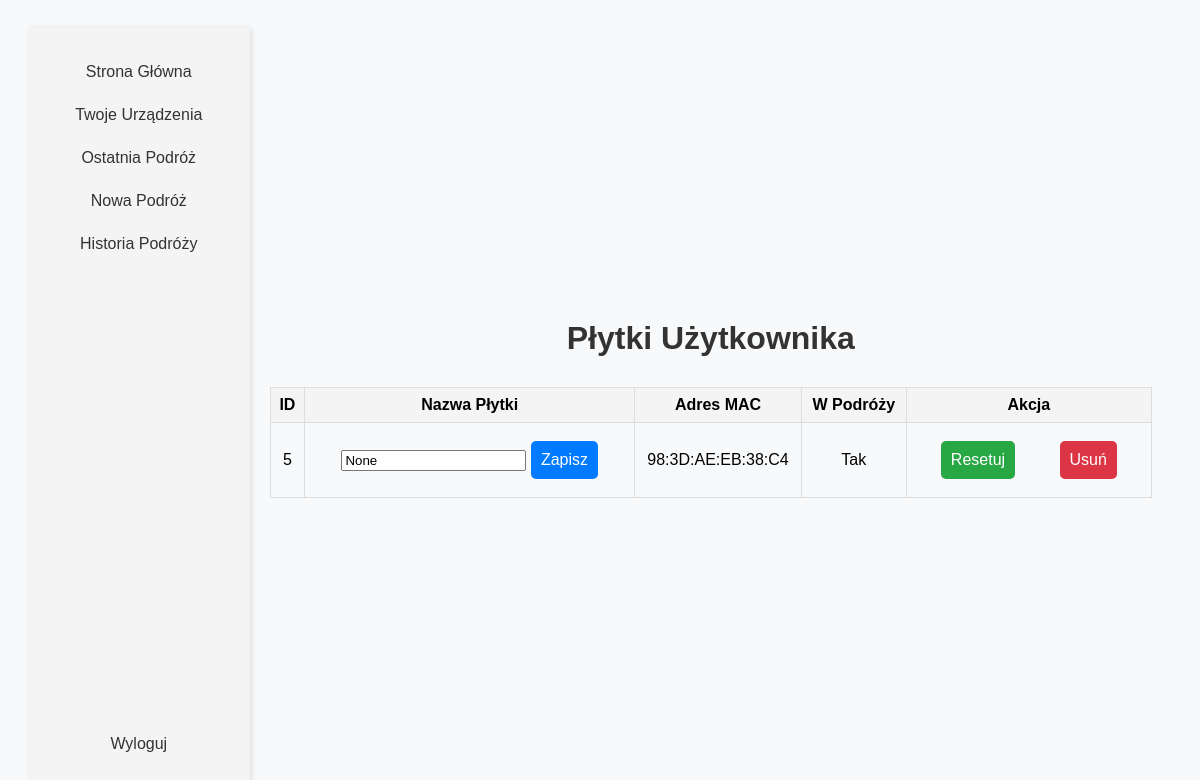
The app's page /test123/boards (signed in), older data.
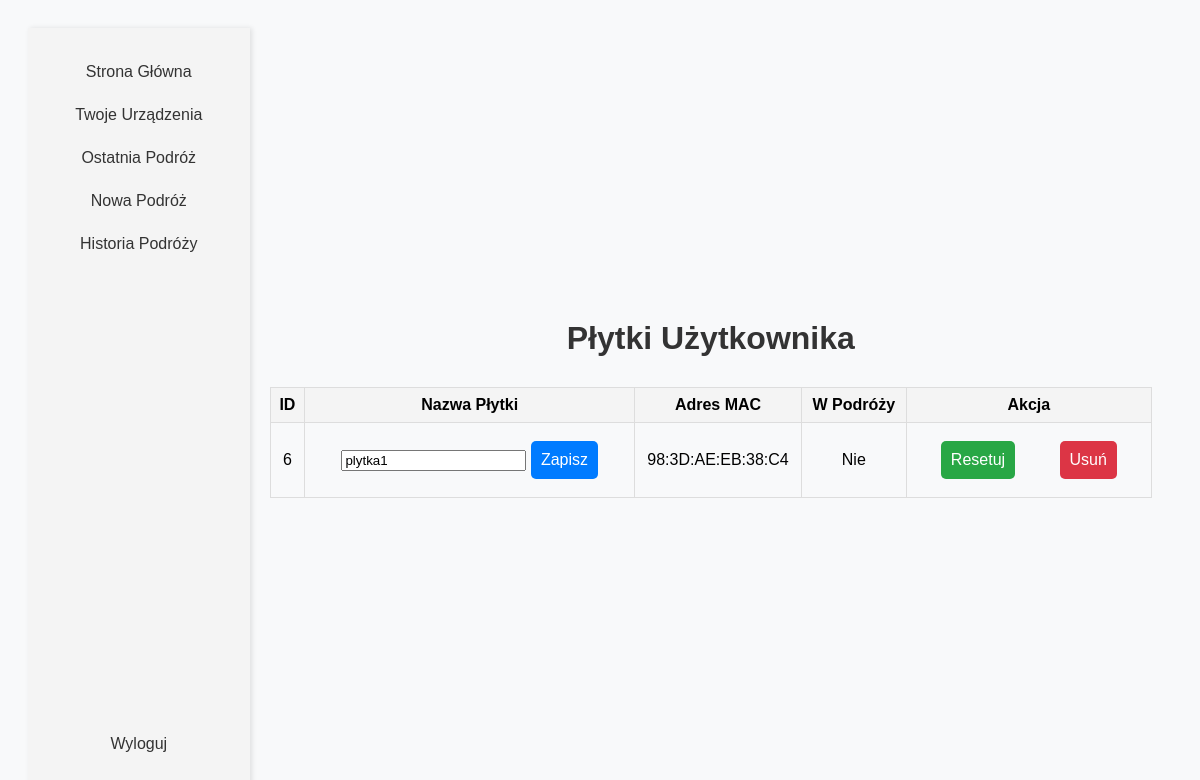
The same page, newer data.
### tables this page shows
CREATE TABLE user_boards (
                    id INTEGER PRIMARY KEY AUTOINCREMENT,
                    user_id INTEGER NOT NULL,
                    mac_address TEXT NOT NULL,
                    board_name TEXT,
                    is_in_use INTEGER DEFAULT 0 NOT NULL,
                    FOREIGN KEY (user_id) REFERENCES users (id));

### routes/boards.py (the view, shortened to what this page needs)
@bp.route('/<username>/boards', methods=['GET', 'POST'])
def boards(username):
    if 'username' not in session or session['username'] != username:
        return redirect(url_for('home.home'))
    if request.method == 'POST':
        if 'reset' in request.form:
            board_id = request.form.get('board_id')
            if board_id:
                toggle_board_usage(board_id, 0)
            return redirect(url_for('boards.boards', username=username))
    boards = get_user_boards(username)
    return render_template('boards.html', boards=boards, username=username)

### routes/boards.py (called while the page is built)
def get_user_boards(username):
    conn = sqlite3.connect('Users.db')
    conn.row_factory = sqlite3.Row
    c = conn.cursor()
    c.execute('''SELECT user_boards.id, user_boards.mac_address, user_boards.board_name, user_boards.is_in_use
                 FROM user_boards
                 INNER JOIN users ON user_boards.user_id = users.id
                 WHERE users.username = ?
                 ORDER BY user_boards.id ASC''', (username,))
    boards = c.fetchall()
    conn.close()
    return boards

### templates/boards.html (shortened to what this page needs)
<!DOCTYPE html>
<html lang="pl">
<head>
</head>
<body>
    {% if username %}
        <div class="sidebar">
            <div>
                <a href="{{ url_for('home.home') }}">Strona Główna</a>
                <a href="{{ url_for('boards.boards', username=username) }}">Twoje Urządzenia</a>
                <a href="{{ url_for('current_journey.current_journey')}}">Ostatnia Podróż</a>
                <a href="{{ url_for('new_journey.new_journey') }}">Nowa Podróż</a>
                <a href="{{ url_for('journey_history.journey_history') }}">Historia Podróży</a>
            </div>
        <a href="{{ url_for('login.logout') }}">Wyloguj</a>
        </div>
        <div class="content">
            <h1>Płytki Użytkownika</h1>
            <table>
                <thead>
                    <tr>
                        <th>ID</th>
                        <th>Nazwa Płytki</th>
                        <th>Adres MAC</th>
                        <th>W Podróży</th>
                        <th>Akcja</th>
                    </tr>
                </thead>
                <tbody>
                    {% for board in boards %}
                    <tr>
                        <td>{{ board.id }}</td>
                        <td>
                            <form method="post" action="{{ url_for('boards.boards', username=username) }}">
                                <input type="text" name="new_name" value="{{ board.board_name }}">
                                <button type="submit">Zapisz</button>
                            </form>
                        </td>
                        <td>{{ board.mac_address }}</td>
                        <td>
                            {{ 'Tak' if board.is_in_use else 'Nie' }}
                        </td>
                        <td>
                            <form method="post" action="{{ url_for('boards.boards', username=username) }}">
                                <button type="submit" name="reset" class="reset">Resetuj</button>
                            </form>
                            <form method="post" action="{{ url_for('boards.boards', username=username) }}">
                                <button type="submit" name="delete" class="delete">Usuń</button>
                            </form>
                        </td>
                    </tr>
                    {% endfor %}
                </tbody>
            </table>
        </div>
    {% endif %}
</body>
</html>

### templates/boards.html (style rules this page uses)
body { font-family: Arial, sans-serif; text-align: center; background-color: #f8f9fa; padding: 20px; display: flex; }
h1 { color: #333; margin-bottom: 30px; }
form { margin: 20px; }
button { margin: 10px 0; padding: 10px 20px; cursor: pointer; }
.sidebar { width: 200px; background-color: #f4f4f4; padding: 20px; display: flex; flex-direction: column; justify-content: space-between; height: 90vh; box-shadow: 2px 0 5px rgba(0,0,0,0.1); }
.sidebar a { text-decoration: none; color: #333; padding: 10px 0; margin: 5px 0; display: block; font-size: 16px; }
.content { padding: 20px; padding: 20px; justify-content: center; margin: auto; align-items: center; width: 85%; width: 85%; }
table { width: 100%; border-collapse: collapse; margin: 20px 0; }
table th, table td { border: 1px solid #ddd; padding: 8px; text-align: center; }
table th { background-color: #f4f4f4; }
button { padding: 10px; font-size: 16px; cursor: pointer; border: none; background-color: #007bff; color: white; border-radius: 5px; }
button.delete { background-color: #dc3545; }
form { display: inline; }
button.reset { background-color: #28a745; }

Row changes from the older to the newer data that the page shows:
removed user_boards: id "5", new_name "None", mac_address "98:3D:AE:EB:38:C4", is_in_use "Tak"
added user_boards: id "6", new_name "plytka1", mac_address "98:3D:AE:EB:38:C4", is_in_use "Nie"
